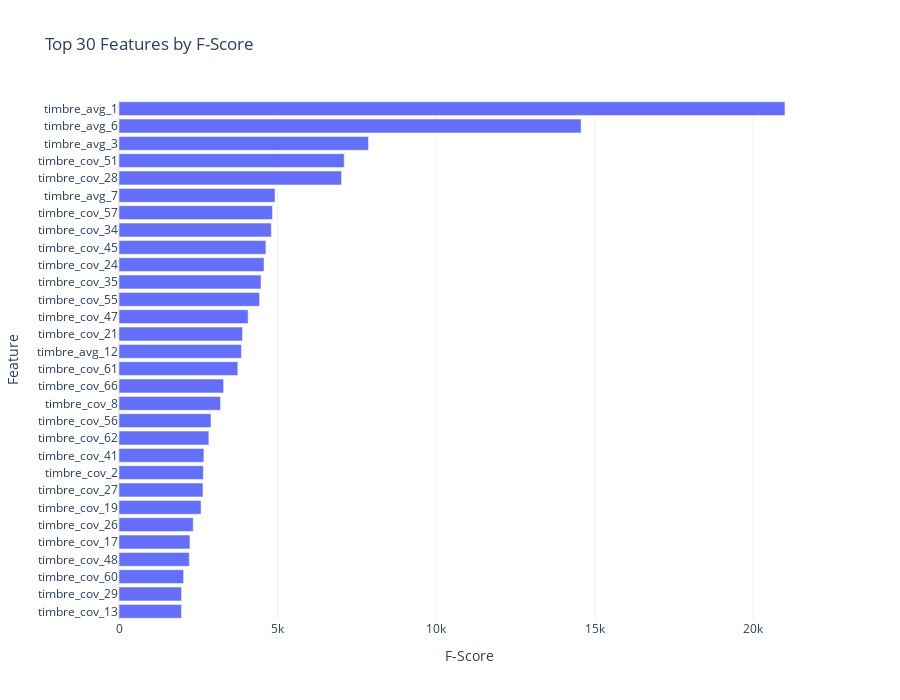

Notebook code for this chart:
### Code cell
fig = px.bar(
    f_scores.head(30),
    x='f_score', y='feature',
    orientation='h',
    title='Top 30 Features by F-Score',
    labels={'f_score': 'F-Score', 'feature': 'Feature'}
)
fig.update_layout(template='plotly_white', height=700, yaxis={'categoryorder': 'total ascending'})
fig.write_html('reports/figures/14_f_score_importance.html')
fig.show()

### Figure 1 — Plotly figure (JSON) as saved in the notebook; plotly's stock layout.template omitted (floating-point values rounded to 4 significant figures)
{"data": [{"hovertemplate": "F-Score=%{x}<br>Feature=%{y}<extra></extra>", "legendgroup": "", "marker": {"color": "#636efa", "pattern": {"shape": ""}}, "name": "", "orientation": "h", "showlegend": false, "textposition": "auto", "type": "bar", "x": [21000.0, 14570.0, 7867.0, 7101.0, 7017.0, 4918.0, 4840.0, 4802.0, 4632.0, 4572.0, 4478.0, 4433.0, 4071.0, 3894.0, 3860.0, 3746.0, 3298.0, 3200.0, 2901.0, 2833.0, 2676.0, 2659.0, 2648.0, 2587.0, 2341.0, 2237.0, 2216.0, 2037.0, 1972.0, 1969.0], "xaxis": "x", "y": ["timbre_avg_1", "timbre_avg_6", "timbre_avg_3", "timbre_cov_51", "timbre_cov_28", "timbre_avg_7", "timbre_cov_57", "timbre_cov_34", "timbre_cov_45", "timbre_cov_24", "timbre_cov_35", "timbre_cov_55", "timbre_cov_47", "timbre_cov_21", "timbre_avg_12", "timbre_cov_61", "timbre_cov_66", "timbre_cov_8", "timbre_cov_56", "timbre_cov_62", "timbre_cov_41", "timbre_cov_2", "timbre_cov_27", "timbre_cov_19", "timbre_cov_26", "timbre_cov_17", "timbre_cov_48", "timbre_cov_60", "timbre_cov_29", "timbre_cov_13"], "yaxis": "y"}], "layout": {"barmode": "relative", "height": 700, "legend": {"tracegroupgap": 0}, "title": {"text": "Top 30 Features by F-Score"}, "xaxis": {"anchor": "y", "domain": [0, 1], "title": {"text": "F-Score"}}, "yaxis": {"anchor": "x", "categoryorder": "total ascending", "domain": [0, 1], "title": {"text": "Feature"}}}}
